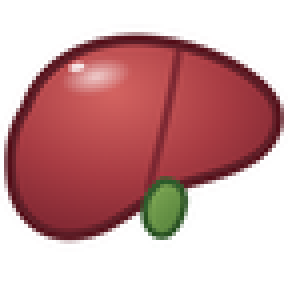
#> input picture submissions/v1.10.0/liver/images/liver_color_72x72_SUBMIT.png, 72 x 72 px (shown 4 times larger)
$ python -i validate_liver_artwork.py   (imports and definitions only)
#> lines starting #> are read from the running program, lines starting #| are printed output that depends on the picture; after the words box and inside, x2 and y2 are one past the last pixel; in counts of white or black regions, pixels touching at a corner belong together
#> further down, picture is the input picture: PIL image 72x72 RGB; mean R, G, B 203.7, 158.2, 159.3
"""Validate Liver proposal assets and build a pinned comparator board."""

from __future__ import annotations

import argparse
import hashlib
import json
from pathlib import Path

from PIL import Image, ImageDraw, ImageFont


COMPARATORS = {
    "Anatomical Heart": ("anatomical_heart.png", "1fac0"),
    "Lungs": ("lungs.png", "1fac1"),
    "Brain": ("brain.png", "1f9e0"),
    "Cut of Meat": ("cut_of_meat.png", "1f969"),
    "Beans": ("beans.png", "1fad8"),
}


def sha256(path: Path) -> str:
    return hashlib.sha256(path.read_bytes()).hexdigest()


def two_tone(image: Image.Image) -> Image.Image:
    rgba = image.convert("RGBA")
    white = Image.new("RGBA", rgba.size, "white")
#> white: PIL image 72x72 RGBA; every value is 255
    white.alpha_composite(rgba)
    return white.convert("L").point(lambda value: 255 if value >= 210 else 0).convert("RGB")
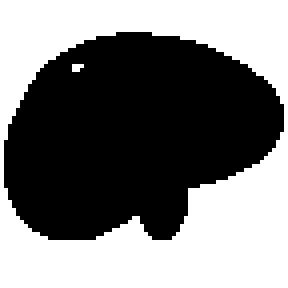
#> returned value: PIL image 72x72 RGB (shown 4 times larger); 48.3% white; 2 white regions (1 under 20 px), largest, box (x1, y1, x2, y2) and area: (0, 0, 72, 72) 2501


def foreground_mask(image: Image.Image) -> list[int]:
    rgb = image.convert("RGB")
    return [0 if r > 245 and g > 245 and b > 245 else 1 for r, g, b in rgb.get_flattened_data()]


# [106 lines left out: functions iou, dhash, build_board, main, not called in this run]


# [2 lines not run here, left out]

>>> from PIL import Image
>>> picture = Image.open('../submissions/v1.10.0/liver/images/liver_color_72x72_SUBMIT.png')
>>> result = two_tone(picture)

$ run again, on submissions/v0.10.0/images/v0.10.0_kidney_artwork_SOURCE_REFERENCE_ONLY.png
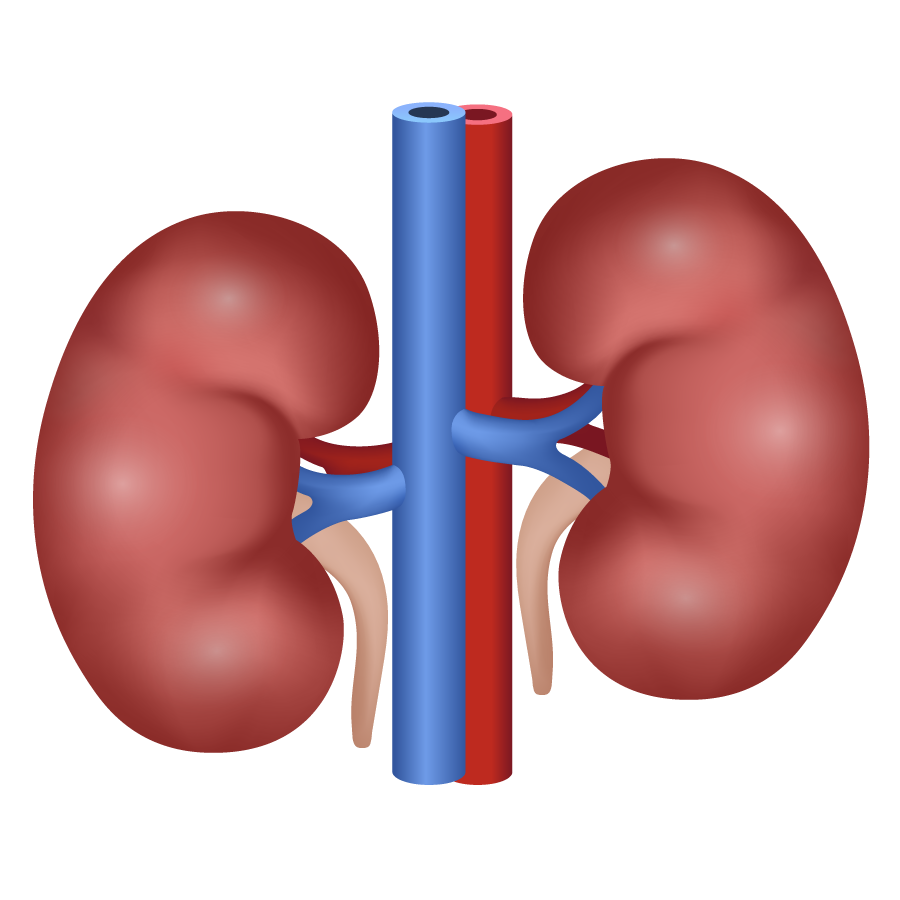
#> input picture submissions/v0.10.0/images/v0.10.0_kidney_artwork_SOURCE_REFERENCE_ONLY.png, 900 x 900 px
#> picture is the input picture: PIL image 900x900 RGBA; mean R, G, B, A 78, 41.8, 45.6, 123
#> in two_tone, `return white.convert("L").point(lambda value: 255 if value >= 210 else..`:
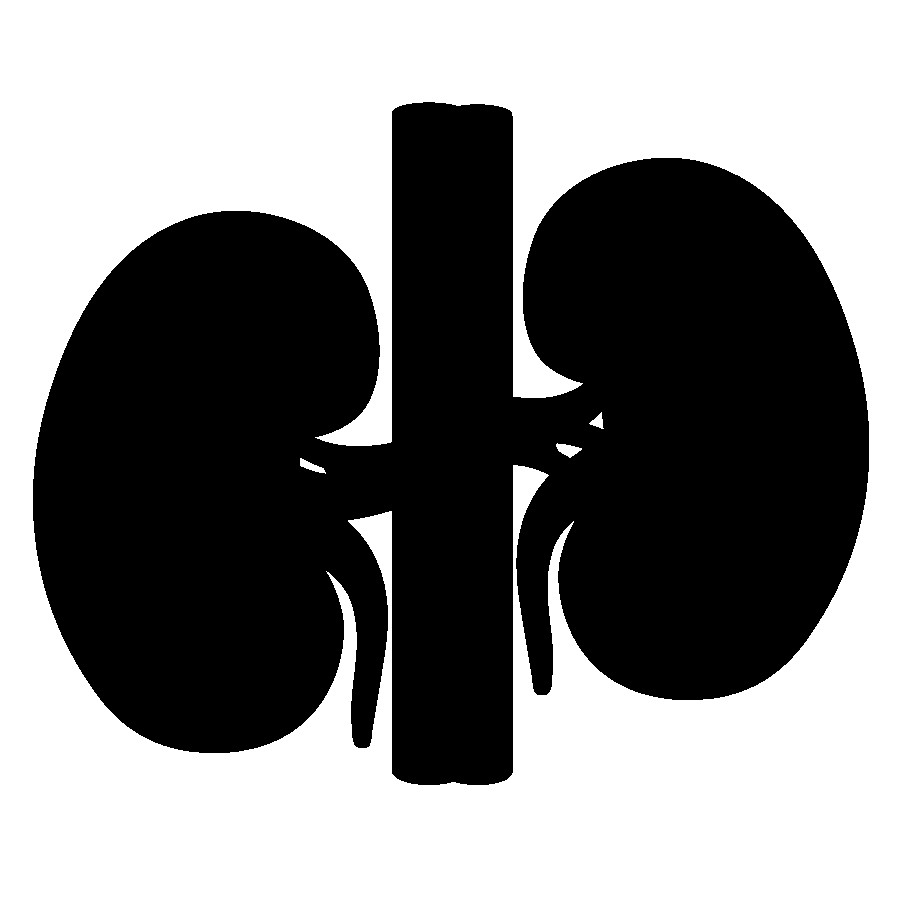
#> returned value: PIL image 900x900 RGB; 51.6% white; 1 black region, box (x1, y1, x2, y2) and area: (33, 102, 869, 785) 392191
